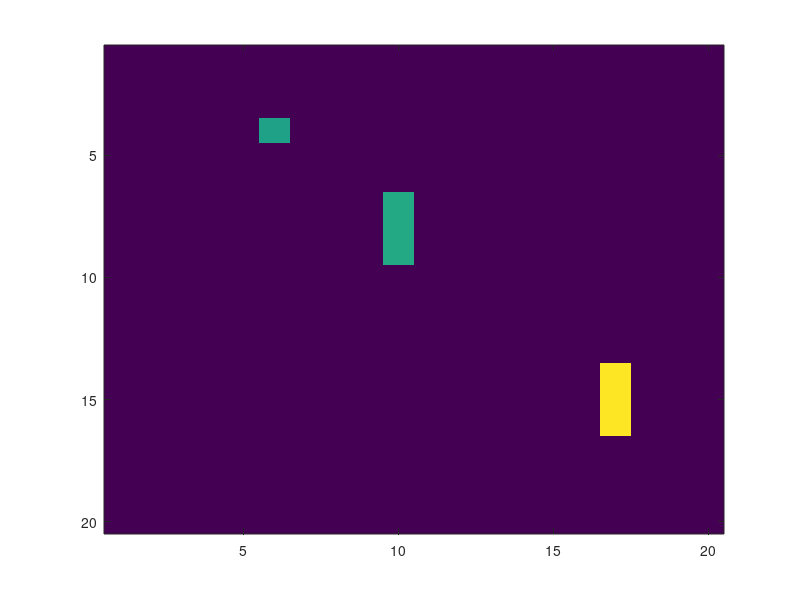

This chart was generated by the following MATLAB code:
dc=zeros(20);

nx_int=[4 7 8 9 14 15 16 ];

ny_int=[ 6 10 10 10 17 17 17];

agrup=[10,50,50,50,20,20,20];

parameters=rand(max(agrup),1);

for i=1:length(agrup)
       dc(nx_int(i),ny_int(i))=parameters(agrup(i));
end
    
    
    
    

imagesc(dc)